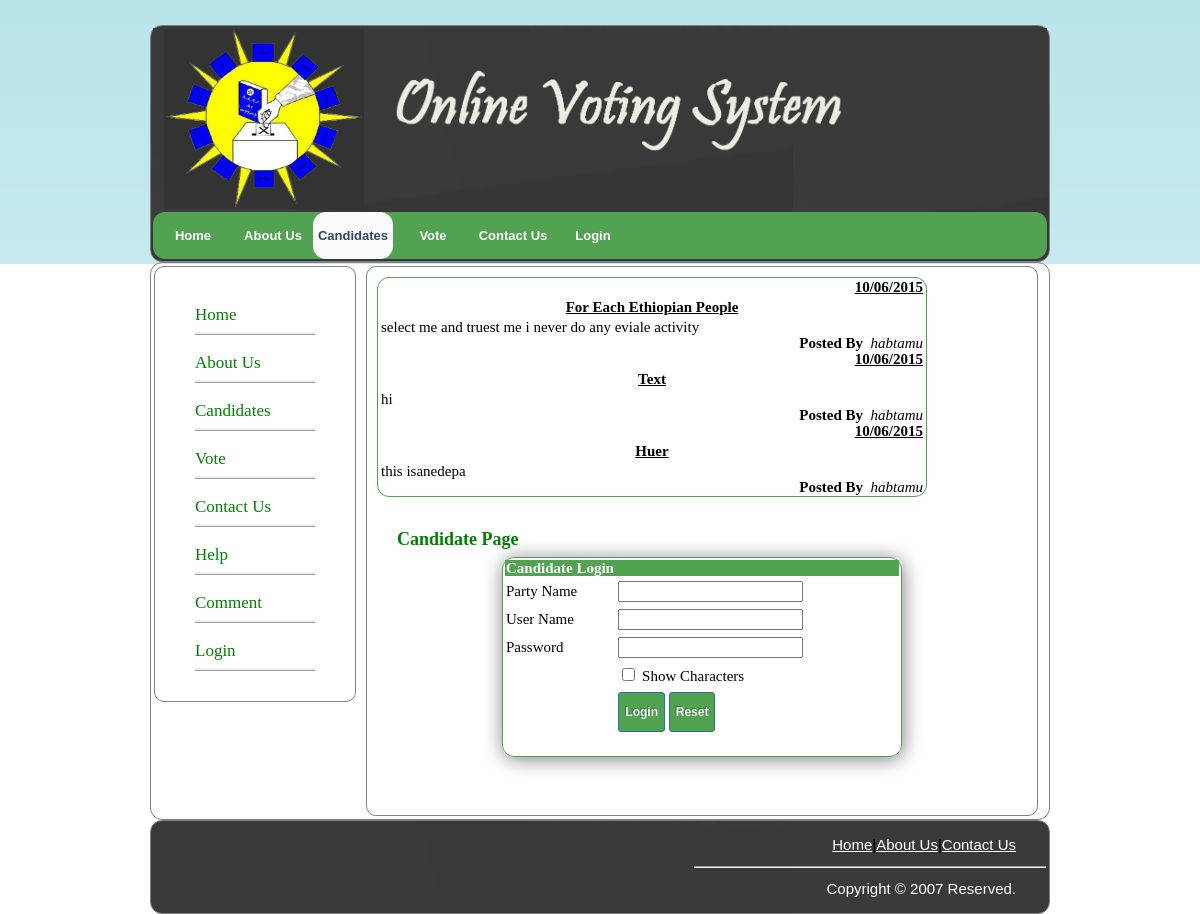
The page /candidate1.php on the database its author committed.
### tables this page shows
CREATE TABLE IF NOT EXISTS `event` (
  `p_id` int(21) NOT NULL AUTO_INCREMENT,
  `c_id` int(22) NOT NULL,
  `title` varchar(30) NOT NULL,
  `content` varchar(10000) NOT NULL,
  `posted_by` varchar(30) NOT NULL,
  `date` varchar(20) NOT NULL,
  PRIMARY KEY (`p_id`),
  KEY `c_id` (`c_id`),
  KEY `c_id_2` (`c_id`),
  KEY `c_id_3` (`c_id`)
);

### candidate1.php (the view, shortened to what this page needs)
<!DOCTYPE html PUBLIC "-//W3C//DTD XHTML 1.0 Transitional//EN" "http://www.w3.org/TR/xhtml1/DTD/xhtml1-transitional.dtd">
<html xmlns="http://www.w3.org/1999/xhtml">
<head>
<link rel="stylesheet" href="main.css" type="text/css" media="screen"/>
<link href="menu.css" rel="stylesheet" type="text/css" media="screen" />
</head>
<body>
<table align="center" style="width:900px;border:1px solid gray;background:white url(img/tbg.png) repeat-x left top;border-radius:12px">
<tr style="height:auto;border-radius:12px;background: white url(img/tbg.png) repeat-x left top;">
<th colspan="2">
<img src="img/logo.jpg" width="200px" height="180px" align="left" style="margin-left:10px">
<img src="img/log.png" 	width="450px" style="margin-left:30px;margin-top:40px" align="center">
</th>
</tr>
<tr>
<td colspan="2" bgcolor="#51a351" id="Menus" style="height:auto;border-radius:12px;">
		<ul>
			<li ><a href="index.php">Home</a></li>
			<li ><a href="about.php">About Us</a></li>
			<li class="active"><a href="candidate.php">Candidates</a></li>
			<li><a href="vote.php">Vote</a></li>
			<li ><a href="contacts.php">Contact Us</a></li>
			<li><a href="login.php">Login</a></li>
		</ul>
</td>
</tr>
</table>
<table align="center" style="width:900px;border:1px solid gray;border-radius:12px;" height="500px">
<tr valign="top">
<td><div style="clear: both"></div>
        <div id="left">
            <ul>
                <li>
                    <a href="index.php">Home</a></li>
					                <li>
                    <a href="about.php">About Us</a></li>
					<li>
                    <a href="candidate.php">Candidates</a></li>
                <li>
                    <a href="vote.php">Vote</a></li>
				<li>
                    <a href="contacts.php">Contact Us</a></li>
					<li>
                    <a href="help.php">Help</a></li>
					<li>
                    <a href="comment.php">Comment</a></li>
					<li>
                    <a href="login.php">Login</a></li>
            </ul>
        </div>
		</td>
		<td><div id="right">
            <div class="desk">
			<table style="width:550px;border:1px solid #51a351; border-radius:12px;">
			<?php
$result = mysql_query("SELECT * FROM event ORDER BY date desc");
while($row = mysql_fetch_array($result))
  {
$title=$row['title'];
$content=$row['content'];
$date=$row['date'];
$posted_by=$row['posted_by'];
?>
<tr><td></td>
<td align="right"><b><u><?php echo $date;?></u></b></td></tr>
<tr><td colspan="2"></td></tr>
<td colspan="2" style='text-transform:capitalize;'><b><u><center><?php echo $title;?></center></u></b></td></tr>
<tr><td colspan="2"></td></tr>
<tr>
<td colspan="2" style="font-size:15px;"><?php echo $content;?></td></tr>
<tr>
<td colspan="2" style="font-size:15px;text-align:right"><b>Posted By &nbsp;</b><i><?php echo $posted_by;?></i></td></tr>
<?php
  }
print( "</table></center><br><br>");
?>
           <h1>Candidate Page</h1>
           <table class="log_table" align="center" >
<form action="candidate.php" method="POST">
<tr bgcolor="#51a351" ><th colspan="2" ><font color="#ffffff">Candidate Login</font></th></tr>
<tr>
<td>
<label>Party Name</label>
</td>
<td>
<input type="text" name="party" required x-moz-errormessage="Enter party name"/>
</td>
</tr>
<tr>
<td>
<label>User Name</label>
</td>
<td>
<input type="text" name="user" required x-moz-errormessage="Enter Username"/>
</td>
</tr>
<tr>
<td>
<label>Password</label>
</td>
<td>
<input type="password" name="pass" required x-moz-errormessage="Enter password" id="pw"/>
</td>
</tr>
<tr><td></td><td><input type="checkbox" name="checkbox" id="cb" onClick="change_char();"> Show Characters</td></tr>
<tr>
<td>
</td>
<td>
<input type="submit" name="log" value="Login" class="button_example"/>
<input type="reset" value="Reset" class="button_example"/>
</td>
</tr>
<tr><td><br></td></tr>
</form>
</table><br><br>
				<br><br></div>
<table align="center" style="width:900px;border-radius:12px;border:1px solid gray;background:white url(img/tbg.png) repeat-x left top;" height="70px" >
<tr>
<td id="link">
<p style="text-align:right;padding-right:30px;"><a  href="index.php">Home</a>|<a href="about.php">About Us</a>|<a href="contact.php">Contact Us</a></p>
<p ><hr width="350px" align="right"></p>
<p style="text-align:right;padding-right:30px;"><font color="#ffffff">Copyright &copy; 2007 Reserved.</font></p>
</td>
</tr>
</table>
</body>
</html>

### main.css (style rules this page uses)
body { margin: 0; padding: 0; background: white url(img/bg.png) repeat-x left top; position:relative; font-family:Verdana, Arial, Helvetica, sans-serif; font-size:15px; line-height:12px; text-align:justify; padding-left:0px; margin-top:25px }
#link a:link { color: #ffffff }
#left { float: left; width: 200px; border: 1px solid gray; border-radius: 10px; }
#left ul { margin-right: 30px; margin-top: 30px; margin-bottom: 30px; }
#left ul li { list-style: none; line-height: 35px; border-color: green; border-bottom-color: green; border-bottom: ridge; margin-top: 10px; margin-right: 10px; }
#left ul li a { text-decoration: none; font-family: Cambria; font-size: 17px; color: green; }
.desk { width:650px; margin-left:-80px; height:auto; border:1px solid gray; border-radius:10px; padding:10px 10px 10px 10px; }
.button_example { height:40px; border-top-color: #25729a; border-right-color: #25729a; border-bottom-color: #25729a; border-left-color: #25729a; border-width: 1px 1px 1px 1px; border-style: solid; -webkit-border-radius: 3px 3px 3px 3px; -moz-border-radius: 3px 3px 3px 3px; border-radius: 3px 3px 3px 3px; font-size:12px; font-family:arial, helvetica, sans-serif; padding-top: -10px; text-decoration:none; display:inline-block; text-shadow: -1px -1px 0 rgba(0,0,0,0.3); font-weight:bold; color: #FFFFFF; background-color: #51a351; background-image: -webkit-gradient(linear, left top, left bottom, from(#51a351), to(#51a351)); background-image: -webkit-linear-gradient(top, #51a351, #51a351); background-image: -moz-linear-gradient(top, #51a351, #51a351); background-image: -ms-linear-gradient(top, #51a351, #51a351); background-image: -o-linear-gradient(top, #51a351, #51a351); background-image: linear-gradient(to bottom, #51a351, #51a351); filter:progid:DXImageTransform.Microsoft.gradient(GradientType=0,startColorstr=#51a351, endColorstr=#51a351); }
.log_table { border:1px solid #51a351; width:400px; border-radius:12px; height:200px; text-align:left; box-shadow:1px 2px 20px gray; }
#right { float: right; width: 550px; margin-right: 50px; font-family: Century; }
#right h1 { margin-left: 20px; color: green; font-family: Century; font-size: 18px; }

### menu.css (style rules this page uses)
#Menus { width: 750px; height:17px; margin: 0 auto; padding: 0; }
#Menus ul { margin: 0; padding: 0; list-style: none; line-height: normal; }
#Menus li { float: left; }
#Menus a { display: block; width: 80px; height: 31px; padding-top: 16px; text-decoration: none; text-align: center; font-family: Arial, Helvetica, sans-serif; font-size: 13px; font-weight: bold; border-radius:13px; color:white; }
#Menus .active a { background: #FBFBFC url(img/Active.jpg) repeat-x left bottom; padding-left: 0; color: #30476A; }

### rows shown on the page
event: date "10/06/2015", title "For Each Ethiopian People", content "select me and truest me i never do any eviale activity", posted_by "habtamu"
event: date "10/06/2015", title "Text", content "hi", posted_by "habtamu"
event: date "10/06/2015", title "Huer", content "this isanedepa", posted_by "habtamu"
